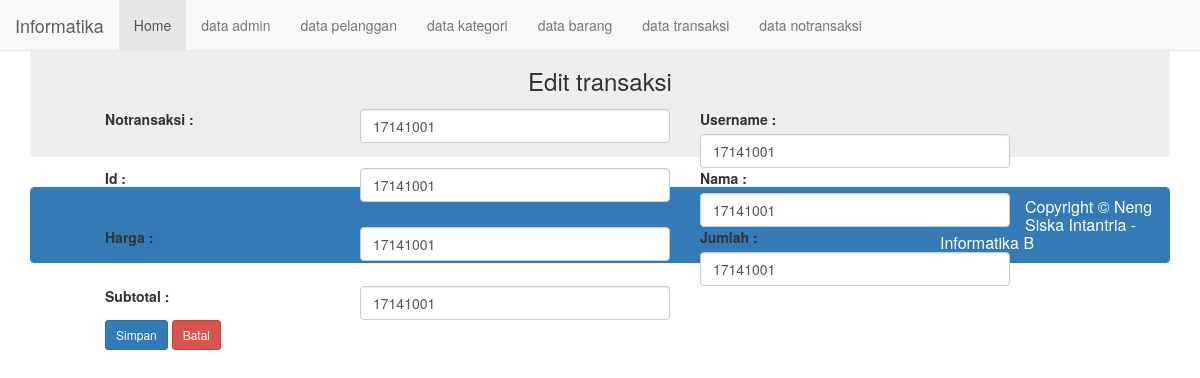
/db_toko_online/index.php?halaman=transaksi_edit&id=01, run on an earlier commit of the app's database.
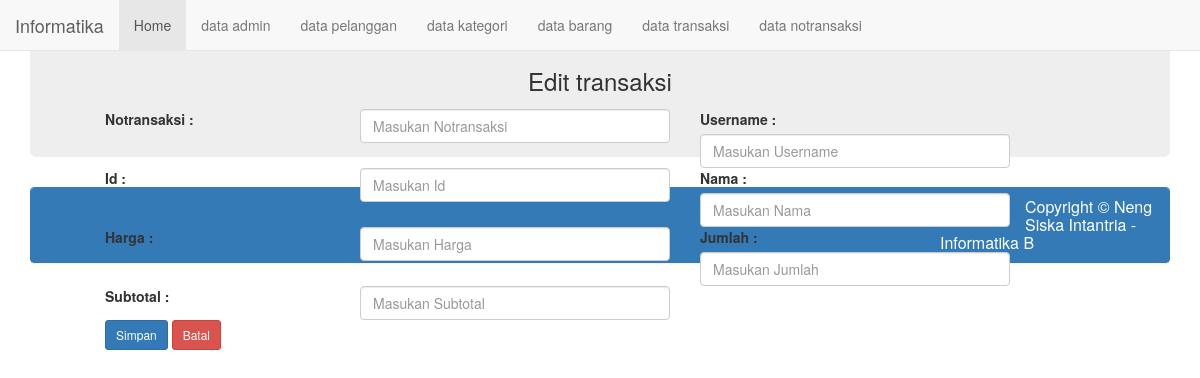
And on a later commit of the database.
### tables this page shows
CREATE TABLE IF NOT EXISTS `data_transaksi` (
  `Notransaksi` varchar(25) NOT NULL,
  `Username` varchar(20) NOT NULL,
  `Id_Transaksi` int(11) NOT NULL,
  `Nama` varchar(50) NOT NULL,
  `Harga` int(20) NOT NULL,
  `Jumlah` int(10) NOT NULL,
  `Subtotal` int(15) NOT NULL
);

### db_toko_online/transaksi_edit.php (the view, shortened to what this page needs)
<?php
include"koneksi.php";
$query=("SELECT * FROM data_transaksi WHERE Notransaksi='$_GET[id]'");
$galeri = mysqli_query($koneksi, $query) or die('Error, query failed. ' .mysqli_query());
$m=mysqli_fetch_array($galeri);
?>
<h3 align="center">Edit transaksi</h3>
<form class="form-harizontal" method="pos" action="?halaman=transaksi_up" enctype="multipart/form-data">
	<div class="form-group">
		<label class="col-sm-3 control-label">Notransaksi : </label>
		<div class="col-sm-4">
		<input type="text" name="Notransaksi" class="form-control" placeholder="Masukan Notransaksi" value="<?php echo"$m[Id]";?>" required>
		</div>
	</div>
	<div class="form-group">
		<label class="col-sm-3 control-label">Username : </label>
		<div class="col-sm-4">
		<input type="text" name="Username" class="form-control" placeholder="Masukan Username" value="<?php echo"$m[Id]";?>" required>
		</div>
	</div>
	<div class="form-group">
		<label class="col-sm-3 control-label">Id : </label>
		<div class="col-sm-4">
		<input type="text" name="Id" class="form-control" placeholder="Masukan Id" value="<?php echo"$m[Id]";?>" required>
		</div>
	</div>
	<div class="form-group">
		<label class="col-sm-3 control-label">Nama : </label>
		<div class="col-sm-4">
		<input type="text" name="Nama" class="form-control" placeholder="Masukan Nama" value="<?php echo"$m[Id]";?>" required>
		</div>
	</div>
	<div class="form-group">
		<label class="col-sm-3 control-label">Harga : </label>
		<div class="col-sm-4">
		<input type="text" name="Harga" class="form-control" placeholder="Masukan Harga" value="<?php echo"$m[Id]";?>" required>
		</div>
	</div>
	<div class="form-group">
		<label class="col-sm-3 control-label">Jumlah : </label>
		<div class="col-sm-4">
		<input type="text" name="Jumlah" class="form-control" placeholder="Masukan Jumlah" value="<?php echo"$m[Id]";?>" required>
		</div>
	</div>
	<div class="form-group">
		<label class="col-sm-3 control-label">Subtotal : </label>
		<div class="col-sm-4">
		<input type="text" name="Subtotal" class="form-control" placeholder="Masukan Subtotal" value="<?php echo"$m[Id]";?>" required>
		</div>
	</div>
	<div class="form-group">
		<label class="col-sm-3 control-label">&nbsp;</label>
		<div class="col-sm-6">
		<input type="submit" name="tambah_transaksi" class="btn btn-sm btn-primary" value="Simpan">
		<a href="?halaman=transaksi" class="btn btn-sm btn-danger">Batal</a>
		</div>
	</div>
</form>

### db_toko_online/index.php (shortened to what this page needs)
<!DOCTYPE html>
<html>
<head>
	<link rel="stylesheet" type="text/css" href="css/bootstrap.css">
</head>
<body>
	<nav class="navbar navbar-default navbar-fixed-top" role="navigation">
		<div class="navbar-header">
			<a class="navbar-brand" href="#">Informatika</a>
		</div>
		<div>
			<ul class="nav navbar-nav">
				<li class="active"><a href="?halaman=default">Home</a></li>
				<li><a href="?halaman=admin">data admin</a></li>
				<li><a href="?halaman=pelanggan">data pelanggan</a></li>
				<li><a href="?halaman=kategori">data kategori</a></li>
				<li><a href="?halaman=barang">data barang</a></li>
				<li><a href="?halaman=transaksi">data transaksi</a></li>
				<li><a href="?halaman=notransaksi">data notransaksi</a></li>
			</ul>
		</div>
	</nav>
		<div class="container">
	<div>
		<div class="jumbotron">
		<?php
		include("halaman.php");
		?>
		</div>
		<div class="panel panel-primary">
				<div class="panel-heading">
					<h3 class="panel-title">Copyright &copy; Neng Siska Intantria - Informatika B </h3>
				</div>
			</div>
		</div>
	</div>
</body>
</html>

### db_toko_online/halaman.php (shortened to what this page needs)
<?php
$halaman=(isset($_GET['halaman'])) ?$_GET['halaman']:"default";
switch($halaman){
	case'transaksi_edit':include"transaksi_edit.php";break;
}

What changed in the data, as far as the page shows it:
no longer on this page (row edited): data_transaksi: Notransaksi "17141001", Username "17141001", Id "17141001", Nama "17141001", Harga "17141001", Jumlah "17141001", Subtotal "17141001"
